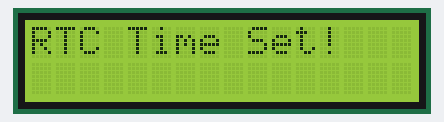
This sketch was run on a simulated Arduino Uno, built with avr-gcc and run on an emulated ATmega328P. On the bench: 16×2 character LCD. The local clock reads 2024-03-15 10:24:30 at power-on unless the sketch sets it.

Above: at 0.1 s.
At 2.2 s:
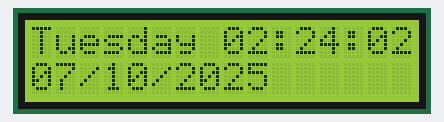
At 6.4 s:
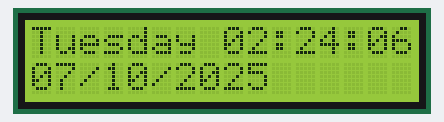
At 10.7 s:
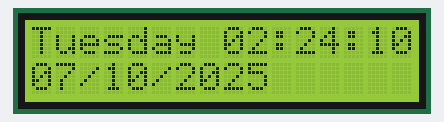
At 20.2 s:
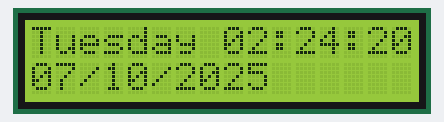
At 38.2 s:
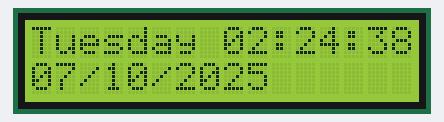

Measured:
- what the display in image 1 shows lasts 1.1 s, from 2.1 s to 3.2 s

The sketch:

Real_time_date_day.ino
```cpp
#include <Wire.h>
#include <RTClib.h>
#include <LiquidCrystal_I2C.h>

// Initialize RTC and LCD
RTC_DS3231 rtc;
LiquidCrystal_I2C lcd(0x27, 16, 2);  // Use 0x3F if 0x27 doesn't work

// Array of days
const char *daysOfWeek[] = {
  "Sunday", "Monday", "Tuesday", "Wednesday", "Thursday", "Friday", "Saturday"
};

// Flag to set RTC time manually once
bool setRTCtimeOnce = true;

void setup() {
  Wire.begin();
  lcd.init();
  lcd.backlight();

  // Check RTC
  if (!rtc.begin()) {
    lcd.print("RTC Not Found!");
    while (1);  // Stop execution
  }

  // Set RTC time manually (only run once)
  if (setRTCtimeOnce) {
    DateTime customTime(2025, 10, 7, 2, 24, 0); // YYYY, MM, DD, HH, MM, SS
    rtc.adjust(customTime);

    lcd.clear();
    lcd.print("RTC Time Set!");
    delay(2000);

    // Disable flag after first set
    setRTCtimeOnce = false;
  }

  lcd.clear();
}

void loop() {
  DateTime now = rtc.now();  // Get current RTC time

  // --- Line 1: Day + Time ---
  lcd.setCursor(0, 0);
  lcd.print("                ");  // Clear line
  lcd.setCursor(0, 0);

  lcd.print(daysOfWeek[now.dayOfTheWeek()]);
  lcd.print(" ");

  if (now.hour() < 10) lcd.print("0");
  lcd.print(now.hour());
  lcd.print(":");
  if (now.minute() < 10) lcd.print("0");
  lcd.print(now.minute());
  lcd.print(":");
  if (now.second() < 10) lcd.print("0");
  lcd.print(now.second());

  // --- Line 2: Date ---
  lcd.setCursor(0, 1);
  lcd.print("                ");  // Clear line
  lcd.setCursor(0, 1);

  if (now.day() < 10) lcd.print("0");
  lcd.print(now.day());
  lcd.print("/");
  if (now.month() < 10) lcd.print("0");
  lcd.print(now.month());
  lcd.print("/");
  lcd.print(now.year());

  delay(1000);  // Update every second
}
```
